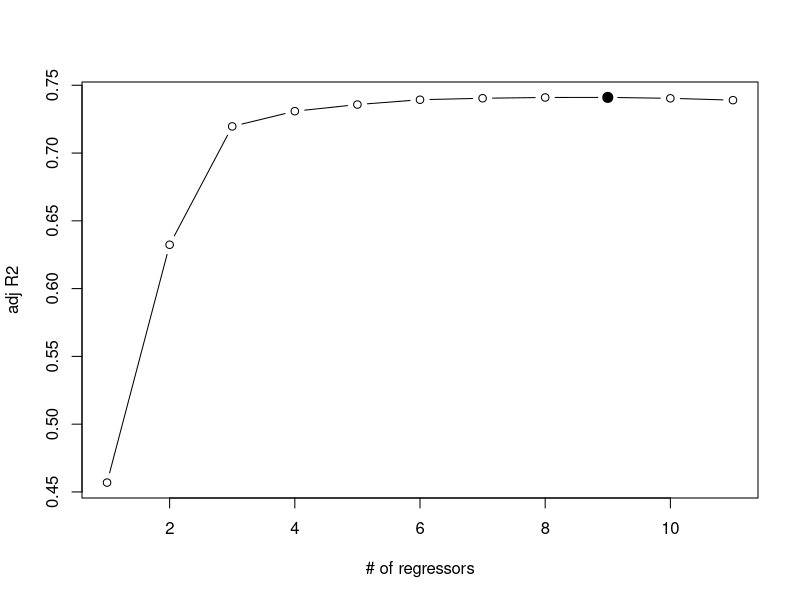

This figure's R source:
## ---- chunk 1
library(AER)
library(leaps)

data("USMacroG")
USMacroG=na.omit(USMacroG)
Macro=as.data.frame(apply(USMacroG,2,diff))

# summary(lm(consumption~., data = Macro))
fit = regsubsets(consumption~., Macro, nvmax=11)
result = summary(fit)
result
## ---- chunk 2
# #Adj R2 criteria
plot(result$adjr2, xlab="# of regressors", ylab="adj R2", type="b")
i = which.max(result$adjr2)
points(i, result$adjr2[i], cex=2, pch=20)

# #Mallow's Cp criteria 
# plot(result$cp, xlab="# of regressors", ylab="cp", type="b")
# i = which.min(result$cp)
# points(i, result$cp[i], cex=2, pch=20)
## ---- chunk 3
summary(lm(consumption~gdp+invest+government+dpi+cpi+m1+unemp+population+interest, Macro))
